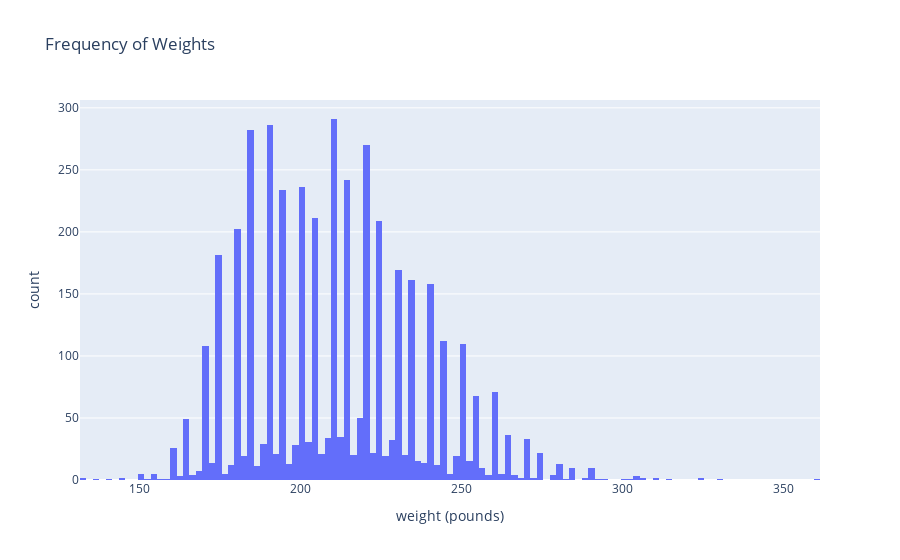

This figure's notebook cell:
### Markdown cell above
## Distribution of Weights

### Code cell
# get a histogram of player weights
df = px.data.tips()
player_attributes['weight (pounds)'] = player_attributes['WEIGHT']
fig = px.histogram(player_attributes, x="weight (pounds)", title = "Frequency of Weights")
fig.show()

### Figure 1 — Plotly figure (JSON) as saved in the notebook; plotly's stock layout.template omitted (floating-point values rounded to 4 significant figures; data arrays with more than 128 entries replaced by an {"elided": "..."} marker saying what was removed)
{"data": [{"alignmentgroup": "True", "bingroup": "x", "hovertemplate": "weight (pounds)=%{x}<br>count=%{y}<extra></extra>", "legendgroup": "", "marker": {"color": "#636efa", "pattern": {"shape": ""}}, "name": "", "offsetgroup": "", "orientation": "v", "showlegend": false, "type": "histogram", "x": {"elided": "4500 int values"}, "xaxis": "x", "yaxis": "y"}], "layout": {"barmode": "relative", "legend": {"tracegroupgap": 0}, "title": {"text": "Frequency of Weights"}, "xaxis": {"anchor": "y", "domain": [0, 1], "title": {"text": "weight (pounds)"}}, "yaxis": {"anchor": "x", "domain": [0, 1], "title": {"text": "count"}}}}
